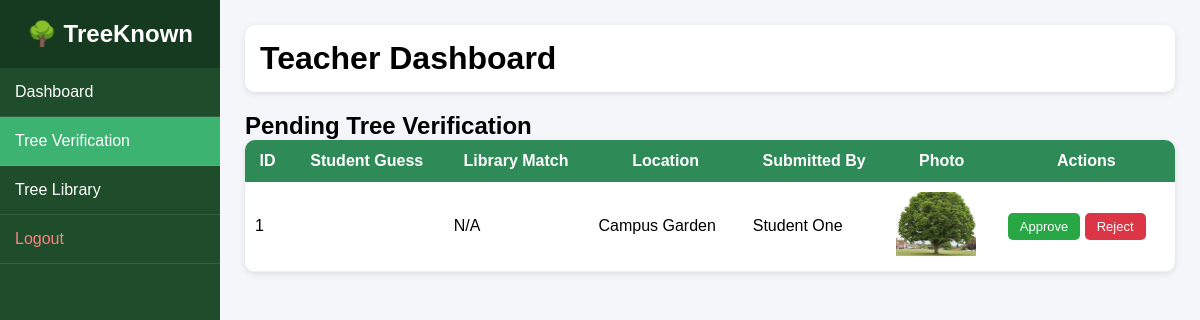
Before: /Instructor_Tabs/dashboard.php?tab=verification (signed in) with the older database file.
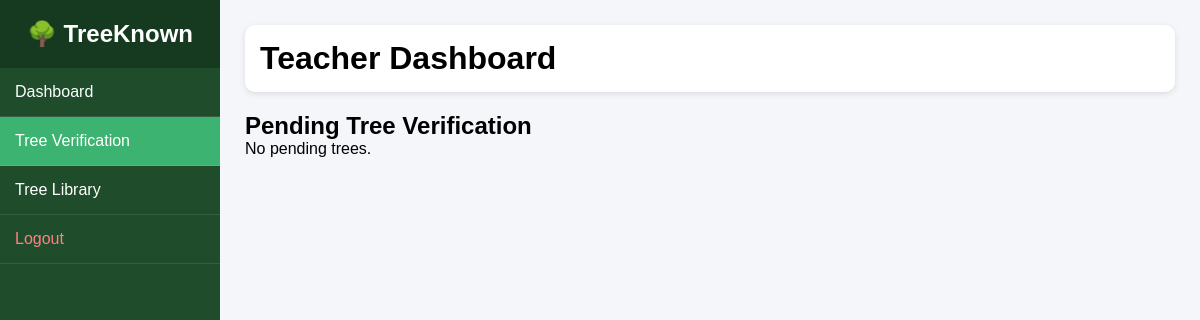
After: the same page with the newer database file.
### tables this page shows
CREATE TABLE IF NOT EXISTS TREE_SUBMISSIONS (
    tree_id INT AUTO_INCREMENT PRIMARY KEY,

    species_guess VARCHAR(100) NOT NULL,   
    species_id INT NULL,                  

    location_name VARCHAR(100) NOT NULL,
    lat DECIMAL(10,7) NULL,
    lng DECIMAL(10,7) NULL,

    photo VARCHAR(255) NULL,

    submitted_by INT NOT NULL,
    verified_by INT NULL,

    review_note TEXT,

    status ENUM('pending','approved','rejected') DEFAULT 'pending',

    date_submitted DATETIME DEFAULT CURRENT_TIMESTAMP,

    FOREIGN KEY (species_id) REFERENCES TREE_LIBRARY(treelib_id)
        ON DELETE SET NULL
        ON UPDATE CASCADE,

    FOREIGN KEY (submitted_by) REFERENCES USERS(user_id)
        ON DELETE CASCADE
        ON UPDATE CASCADE,

    FOREIGN KEY (verified_by) REFERENCES USERS(user_id)
        ON DELETE SET NULL
        ON UPDATE CASCADE
);

CREATE TABLE IF NOT EXISTS USERS (
    user_id INT AUTO_INCREMENT PRIMARY KEY,
    name VARCHAR(100) NOT NULL,
    email VARCHAR(100) NOT NULL UNIQUE,
    password VARCHAR(255) NOT NULL,
    role ENUM('admin','teacher','student') NOT NULL,
    student_id VARCHAR(20) NULL,
    status ENUM('pending','approved','rejected') DEFAULT 'pending',
    created_at TIMESTAMP DEFAULT CURRENT_TIMESTAMP
);

### Instructor_Tabs/dashboard.php (the view, shortened to what this page needs)
<?php
include __DIR__ . '/../config/db.php';
$tab = $_GET['tab'] ?? 'dashboard';
?>
<!DOCTYPE html>
<html lang="en">
<head>
</head>
<body>
<div class="sidebar">
<h2>🌳 TreeKnown</h2>
<a href="?tab=dashboard" class="<?= $tab=='dashboard'?'active':'' ?>">Dashboard</a>
<a href="?tab=verification" class="<?= $tab=='verification'?'active':'' ?>">Tree Verification</a>
<a href="?tab=library" class="<?= $tab=='library'?'active':'' ?>">Tree Library</a>
<a href="../logout.php" style="color:#ff8080;">Logout</a>
</div>
<div class="main">
<header>
<h1>Teacher Dashboard</h1>
</header>
<?php
switch($tab){
case 'verification':
    $trees = $conn->query("
        SELECT t.tree_id,t.species_guess,s.tree_name,t.location_name,u.name AS submitted_by,t.photo
        FROM TREE_SUBMISSIONS t
        JOIN USERS u ON t.submitted_by=u.user_id
        LEFT JOIN TREE_LIBRARY s ON t.species_id=s.treelib_id
        WHERE t.status='pending'
        ORDER BY t.date_submitted DESC
    ")->fetchAll(PDO::FETCH_ASSOC);
    echo "<h2>Pending Tree Verification</h2>";
    if(count($trees) > 0){
        echo "<table>
            <tr><th>ID</th><th>Student Guess</th><th>Library Match</th><th>Location</th><th>Submitted By</th><th>Photo</th><th>Actions</th></tr>";
        foreach($trees as $t){
            $photo = $t['photo'] ? "../uploads/{$t['photo']}" : "https://via.placeholder.com/100";
            $library = $t['tree_name'] ?? 'N/A';
            echo "<tr>
                <td>{$t['tree_id']}</td>
                <td>{$t['species_guess']}</td>
                <td>$library</td>
                <td>{$t['location_name']}</td>
                <td>{$t['submitted_by']}</td>
                <td><img src='$photo' width='80'></td>
                <td>
                    <a class='btn approve' href='?tab=verification&action=approve&id={$t['tree_id']}'>Approve</a>
                    <a class='btn reject' href='?tab=verification&action=reject&id={$t['tree_id']}'>Reject</a>
                </td>
            </tr>";
        }
        echo "</table>";
    } else { echo "<p>No pending trees.</p>"; }
    break;
}
?>
</div>
</body>
</html>

### Instructor_Tabs/dashboard.php (style rules this page uses)
* { margin:0; padding:0; box-sizing:border-box; font-family: Arial; }
body { display:flex; background:#f4f6f9; }
.sidebar { width:220px;height:100vh;background:#1f4d2b;color:white;position:fixed; }
.sidebar h2 { text-align:center;padding:20px;background:#163a20; }
.sidebar a { display:block;padding:15px;color:white;text-decoration:none;border-bottom:1px solid rgba(255,255,255,0.1); }
.sidebar a:hover, .sidebar a.active { background:#3cb371; }
.main { margin-left:220px;padding:25px;width:100%; }
header { background:white;padding:15px;border-radius:10px;box-shadow:0 2px 6px rgba(0,0,0,0.1);margin-bottom:20px; }
table { width:100%;border-collapse:collapse;background:white;border-radius:10px;overflow:hidden;box-shadow:0 2px 6px rgba(0,0,0,0.1); }
th { background:#2e8b57;color:white;padding:12px; }
td { padding:10px;border-bottom:1px solid #eee; }
.btn { padding:6px 12px;border-radius:5px;color:white;text-decoration:none;font-size:13px; }
.approve { background:#28a745; }
.reject { background:#dc3545; }

Changed rows visible on the page:
removed tree_submissions: tree_id "1", library "N/A", location_name "Campus Garden", submitted_by.name "Student One", photo (picture)
Other visible differences:
text no longer shown: "ID Student Guess Library Match Location Submitted By Photo Actions"
text now shown: "No pending trees."
